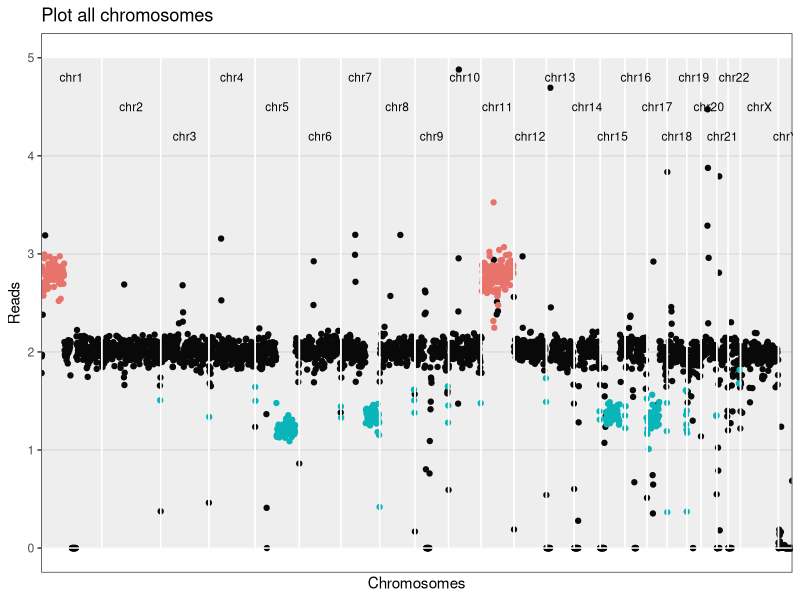
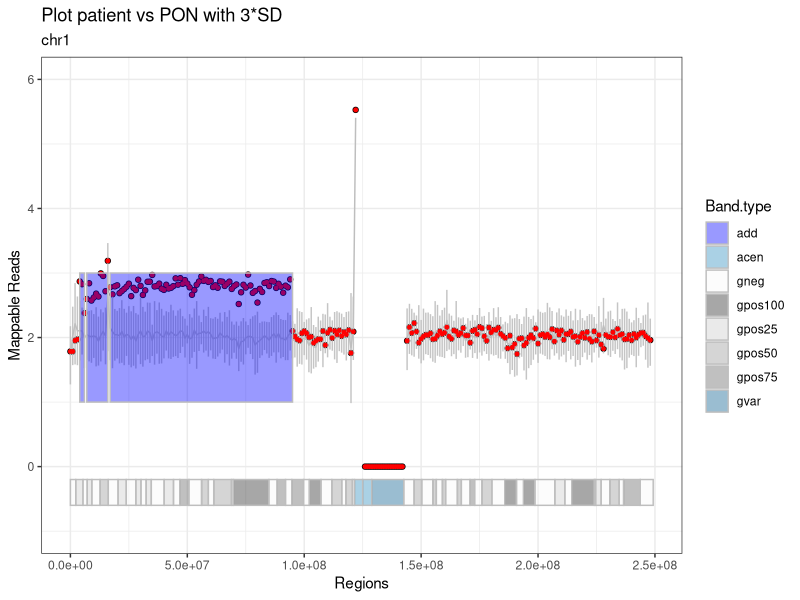
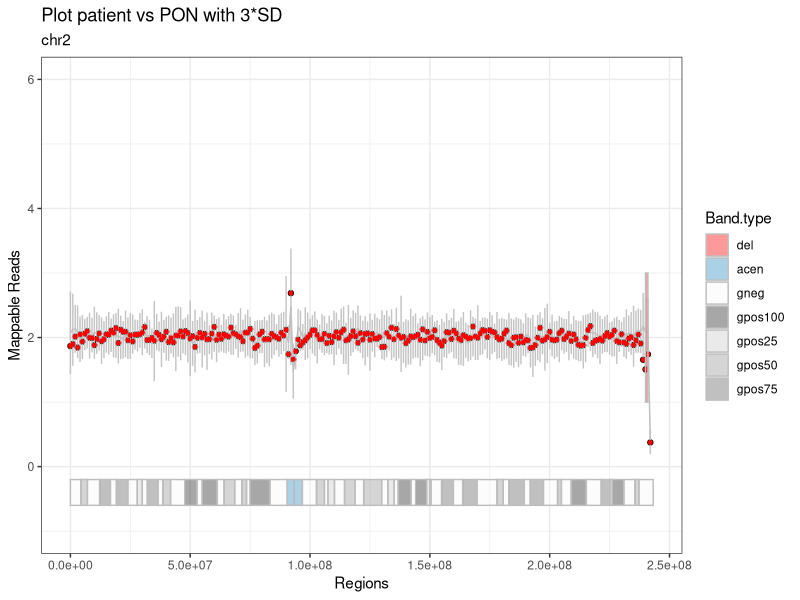
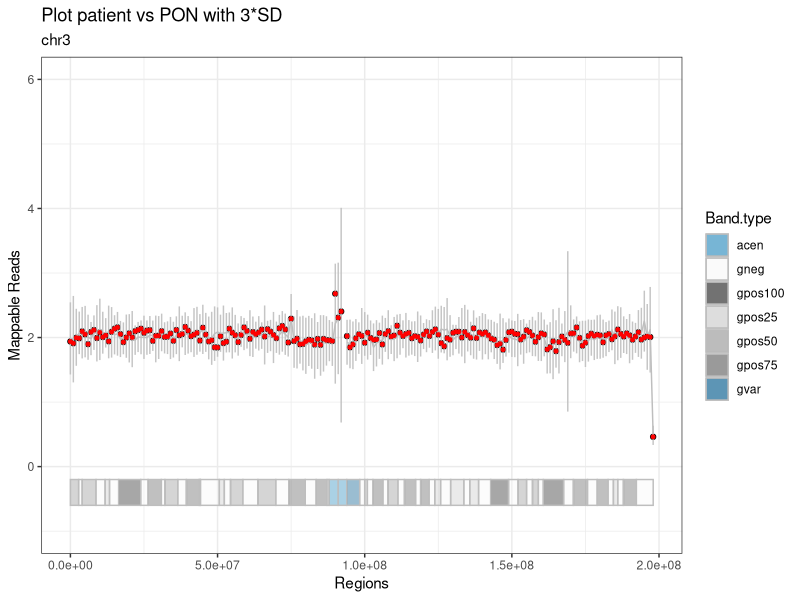
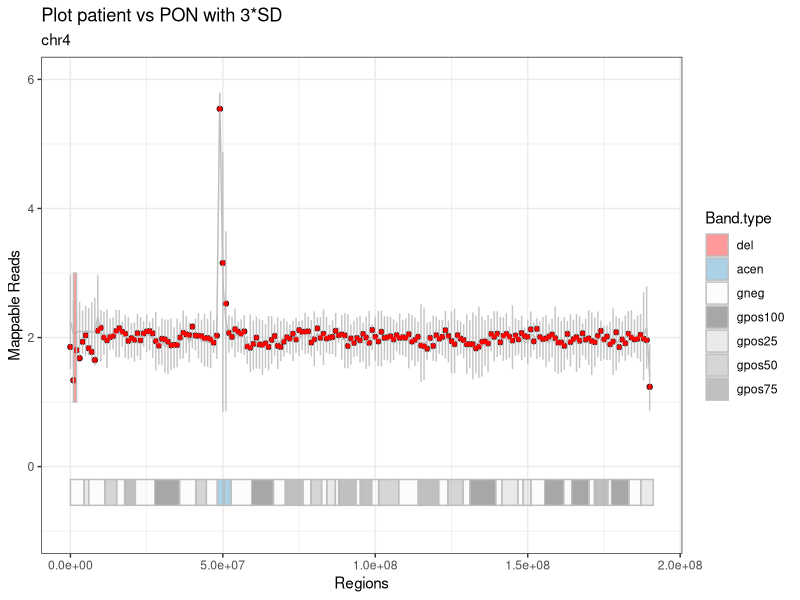
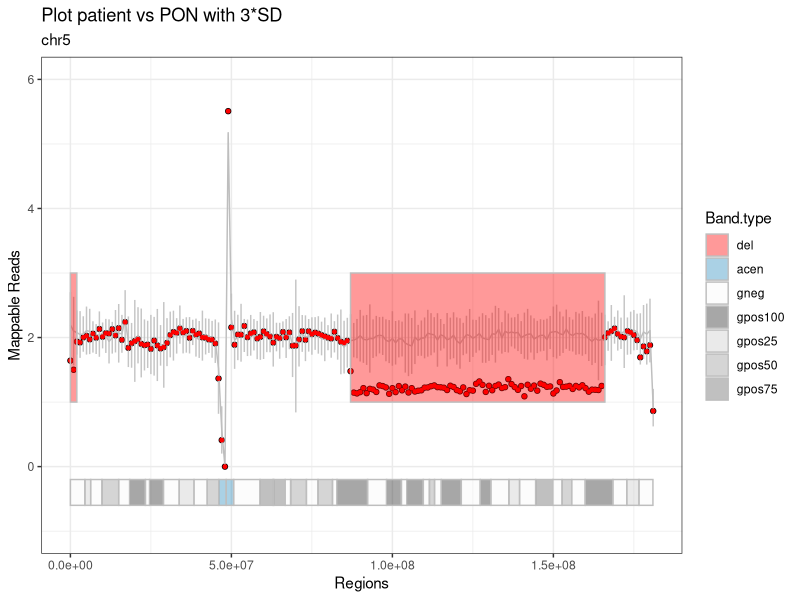
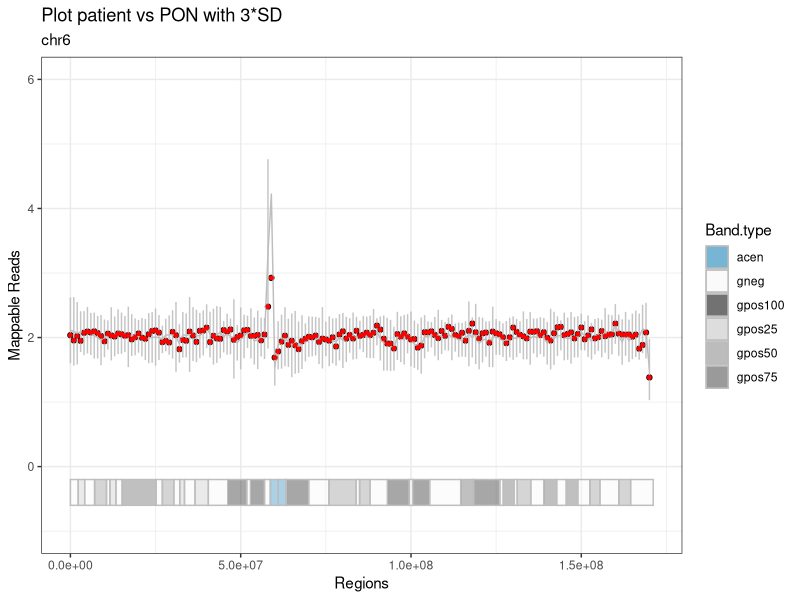
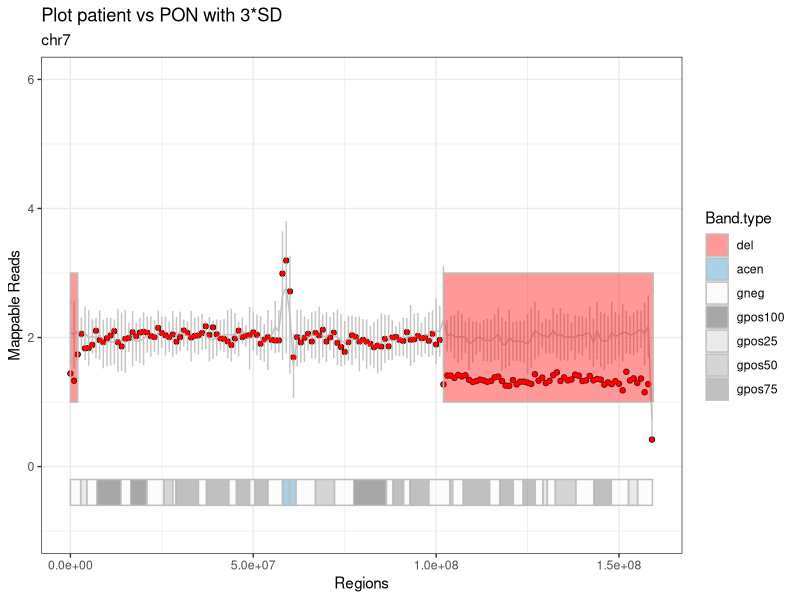

These charts were generated, in order, by the following R code:
## ---- chunk 1
knitr::opts_knit$set(root.dir = "/media/vera/big_data/coriandR/output/119706.median")
knitr::opts_chunk$set(warning = FALSE, message = FALSE) 
## ---- chunk 2
patient.data = read.table("patient.data.tsv", stringsAsFactors = F)
patient_name = patient.data[1, 2]
gender = as.character(patient.data[2, 2])
paste0("Patient ", patient_name)
## ---- chunk 3

# librarys
library(ggplot2)
library(knitr)


###################################################################################################
# VORBEREITEN
###################################################################################################

# SCHRITT 1
# Daten einlesen: Patient, PON, Giemsa-Bands, alle Gene und eine Auswahl der relevanten.

patient = read.table("patient.fc.tsv", header=TRUE, row.names = 1, stringsAsFactors = F) 
bin_data = read.table("pon.tsv", header=TRUE, row.names = 1, stringsAsFactors = F)
bin_data$Start = as.integer(bin_data$Start)
bin_data$End = as.integer(bin_data$End)
# pon wurde bereits erzuegt, normalisiert und mit den statistischenwerten versehen!

cytobands = read.table("../../tables/cytobands.tsv", header=TRUE, row.names = 1, stringsAsFactors = F)
# die farben sind bereits enthalten!
cancer_genes = read.table("../../tables/cancer.driver.genes_unique.and.goi.aml.csv", header=TRUE, sep = "\t",
                          stringsAsFactors = F)
all_genes = read.table("../../tables/all_genes.tsv", header=TRUE, row.names = 1, stringsAsFactors = F)
all_genes$start = as.integer(all_genes$start)
all_genes$end = as.integer(all_genes$end)

## ---- chunk 4
stats = read.table("mapping.stats.tsv", stringsAsFactors = F)
stats[nrow(stats) +1, ] = list(as.character("unique_mapped_reads"), sum(patient[ , 6]))
stats[nrow(stats) +1, ] = list(as.character("patient ID"), patient_name)
stats[nrow(stats) +1, ] = list(as.character("gender"), gender)

library(knitr)
kable(stats, digits = 0, col.names = NULL, align = "l")
## ---- chunk 5

# SCHRITT 2
# PON an das Geschlecht des Patienten anpassen
pon.gender.adjust = function(pon, gender) {
  if (gender == "M") {
    chrn = "chrX"
    pon.copy = pon[pon$Chr == "chrX_M", ]
    pon.copy$Chr = chrn
    pon = rbind(pon, pon.copy)
    
    chrn = "chrY"
    pon.copy = pon[pon$Chr == "chrY_M", ]
    pon.copy$Chr = chrn
    pon = rbind(pon, pon.copy)
    
    pon = pon[!(pon$Chr == "chrX_F" | pon$Chr == "chrY_F" | pon$Chr == "chrX_M" | pon$Chr == "chrY_M"), ]
  }
  
  else {
    chrn = "chrX"
    pon.copy = pon[pon$Chr == "chrX_F", ]
    pon.copy$Chr = chrn
    pon = rbind(pon, pon.copy)
    
    chrn = "chrY"
    pon.copy = pon[pon$Chr == "chrY_F", ]
    pon.copy$Chr = chrn
    pon = rbind(pon, pon.copy)
    
    pon = pon[!(pon$Chr == "chrX_F" | pon$Chr == "chrY_F" | pon$Chr == "chrX_M" | pon$Chr == "chrY_M"), ]
  }
}


# SCHRITT 3
# Die Patientendaten normalisieren
patient_normalization = function(patient, column_number) {
  # patient = tabelle der patienten
  # column_number = nummer der spalte mit deb patienten-bins
  # (bei einem patienten -> 6) 
  patient_norm <- patient[ , 1:5]
  #patient_norm$pat_bins <- patient[ , column_number] / sum(patient[ , column_number]) * (patient[1, 3] - patient[1, 2] + 1)
  patient_norm$pat_bins <- patient[ , column_number] / median(patient[ , column_number]) *2
  # eine neue tabelle mit den allgemeinen daten und den normalisierten patienten-bins
  # normalisierung basiert auf der automatischen erkennung der bin-laenge (differenz end und start der 1. bin)
  # ist also dynamisch
  return(patient_norm)
}

# SCHRITT 4
# Den Patienten als eine neue Spalte zu der PON-Tabelle hinzufügen
unite.data = function(pon, patient) {
  pon$patient = patient$pat_bins
  return(pon)
}

###################################################################################################
# RECHNEN
###################################################################################################

# SCHRITT 5
#Del/amp Bins detektieren
aberration.bins.identifier = function(bin_data, sd_factor) {
  bin_data$aberration = with(bin_data, factor(ifelse(patient < mean - sd_factor * sd, 'del', ifelse(patient > mean + sd_factor * sd, 'add', 'normal')), levels = c('normal', 'add', 'del')))
  return(bin_data)
}


# SCHRITT 6
# Abweichende Bins werden zu ganzen Regionen mit einer gemeinsamen Richtung
# (amplifiziert oder deletiert) zusammengefasst
# und in eine Tabelle hereingeschrieben
region_bring_together = function(bin_data, sd_factor) {
  # die funktion schaut alle chromosome (inkl. geschlechterchr) nach den over/under regionen durch
  # und gibt diese mit den start-/endpunkten in einer tabelle wieder
  regions = data.frame(Chr=character(), Start=integer(), End=integer(), Start.i=integer(), 
                        End.i=integer(), Direction=integer(), stringsAsFactors = F)
  last_chr = 'NULL'
  last_direction = 0 # 0 for normal, -1 for del, +1 for amp
  region_start = 0
  for (i in 1:nrow(bin_data)) {
    if(bin_data$Chr[i] != last_chr) {
      if(last_chr != 'NULL' & last_direction != 0) {
        regions[nrow(regions) + 1, ] = list(as.character(last_chr), bin_data$Start[region_start], 
                                            bin_data$End[i-1], region_start, i, last_direction)
        #eine region wird zugemacht, falls am ende eines chromosoms eine region noch offen war
      }
      last_direction = 0
      region_start = 0
      last_chr = bin_data$Chr[i]
    }

    direction = 0
    if(!is.na(bin_data$patient[i]) & (bin_data$patient[i] < bin_data$mean[i] - sd_factor * bin_data$sd[i])) {
      direction = -1
    } else if(!is.na(bin_data$patient[i]) & (bin_data$patient[i] > 
                                             bin_data$mean[i] + sd_factor * bin_data$sd[i])) {
      direction = +1
    }
    if (direction == last_direction) {
      next()
    }
    if (direction > last_direction) {
      if (last_direction == 0) {
        region_start = i
        # neue del oder amp region wird aufgemacht
      }
      else if (last_direction == -1) {
        regions[nrow(regions) + 1, ] = list(as.character(bin_data$Chr[i]), bin_data$Start[region_start], 
                                            bin_data$End[i-1], region_start, i-1, last_direction)
        # alte del region wird zugemacht
        if (direction == 1) {
          region_start = i
          # neue amp region wird aufgemacht
        }
      }
    } 
    else if (direction < last_direction) {
      if (last_direction == 0) {
        region_start = i
        # neue del region wird aufgemacht
      }
      else if (last_direction == 1) {
        regions[nrow(regions) + 1, ] = list(as.character(bin_data$Chr[i]), bin_data$Start[region_start], 
                                            bin_data$End[i-1], region_start, i-1, last_direction)
        # alte amp region wird zugemacht
        if (direction == -1) {
          region_start = i
          # neue del region wird aufgemacht
        }
      }
    }
    last_direction = direction
  }
  if(last_direction != 0) {
    regions[nrow(regions) + 1, ] = list(as.character(bin_data$Chr[i]), bin_data$Start[region_start], 
                                        bin_data$End[i-1], region_start, i, last_direction)
    #eine region wird zugemacht, falls bei dem allerletzten chromosom eine region noch offen war
  }
  return(regions)
}

###################################################################################################
# REPORTEN
###################################################################################################

# SCHRITT 7
# Die Regionen werden zu größeren Regionen zusammengefasst, deren Werte gegen die
# Werte des PONs an der gleichen Stelle geprüft werden
# Momentan noch 3*SD-Statistik.
region_merge = function(bin_data, regions, sd_factor) {
  regions_merged = data.frame(Chr=character(), Start=integer(), End=integer(), Start.i=integer(), 
                               End.i=integer(), Direction=factor(levels=c('add', 'del')),
                               stringsAsFactors = F)
  
  if(nrow(regions) < 1) return(regions_merged)
  
  regions_merged[1,] = list(as.character(regions$Chr[1]), 
                            regions$Start[1], 
                            regions$End[1],
                            regions$Start.i[1],
                            regions$End.i[1],
                            ifelse(regions$Direction[1]==1, 'add', 'del'))
  m = 1 #der zaehler in der tabelle "regions_merged"
  mean_region = 0
  mean_pon = 0
  sd_pon = 0
  
  for (r in 2:nrow(regions)) {
    if (regions_merged$Chr[m] != regions$Chr[r] | regions_merged$Direction[m] != regions$Direction[r]) {
      # mergen nur, wenn auf dem selben chr.
      regions_merged[nrow(regions_merged) + 1, ] = list(Chr=as.character(regions$Chr[r]), 
                                                        Start=regions$Start[r], 
                                                        End=regions$End[r],
                                                        Start.i=regions$Start.i[r],
                                                        End.i=regions$End.i[r],
                                                        Direction=ifelse(regions$Direction[r]==1, 'add', 'del'))
      # die region auf einem neuen chr oder mit einer anderen richtung zu der neuen tabelle hinzufuegen
      m = nrow(regions_merged)
      # das ist die region, von der aus betrachtet wird
      next
    }
    bin_start = regions_merged$Start.i[m]
    bin_end = regions$End.i[r]
    
    mean_region = mean(c(bin_data$patient[bin_start]:bin_data$patient[bin_end]), na.rm = TRUE)
    mean_pon = mean(c(bin_data$mean[bin_start:bin_end]), na.rm = TRUE)
    #die mittelwerte der betroffenen bins inkl. "normale" chr.abschnitte bei dem patienten und pon
    sd_pon <- mean(bin_data$sd[bin_start:bin_end])
    
    if (mean_region > mean_pon + sd_factor*sd_pon | mean_region < mean_pon - sd_factor*sd_pon) {
      # wenn die mittelwerte der betroffenen bins immer noch signifikant hoch/runter sind -> mergen
      regions_merged[m, ] = list(as.character(regions$Chr[r]), 
                                 regions_merged$Start[m], 
                                 regions$End[r],
                                 bin_start,
                                 bin_end,
                                 ifelse(regions$Direction[r]==1, 'add', 'del'))
    } 
    else {
      regions_merged[nrow(regions_merged) + 1, ] = list(Chr=as.character(regions$Chr[r]), 
                                                        Start=regions$Start[r], 
                                                        End=regions$End[r],
                                                        Start.i=regions$Start.i[r],
                                                        End.i=regions$End.i[r],
                                                        Direction=ifelse(regions$Direction[r]==1, 'add', 'del'))
    }
    m <- nrow(regions_merged)
  }
  return(regions_merged)
}


# SCHRITT 8
# Hier werden abweichende Banden aus den Bins detektiert
# Herausforderungen dabei ist, dass die Bins und die Bands in verschiedenen Schritten laufen,
# so kann eine Bande 100.000 Schritte haben
bins2bands = function(bin_data, cytobands, sd_factor) {
  last_chr = 'NULL'
  direction = 0 # die richtung der abweichenden bande (over, under)
  
  bands = data.frame(Chr=character(), Name=character(), Start=integer(), End=integer(),
                     Sum.pat=integer(),
                     Sum.pon=integer(), Direction=integer(),
                     stringsAsFactors = F)
  
  for (c in 1:nrow(cytobands)) {
    # Selektieren der Zeilen mit benötigten Eigenschften
    # hier gibt es mehrere faelle, da die schritte der bind und banden nicht gleich sind
    # und mehrere bins in einer bande sein koennen
    # bzw. auch  kleine bands in einer bin
    
    # die bedingung, dass die chromosome der banden und das patienten
    # gleich sind, muss immer erfuellt sein
    
    sel = as.character(bin_data$Chr) == as.character(cytobands$Chr[c]) &
      # fall 1: die bin ist kleiner als die band
      ((bin_data$Start >= cytobands$Start[c] & bin_data$End <= cytobands$End[c]) |
         # fall 2: die bin ist zwischen 2 bands, liegt aber eher in der betrachteten bin,
         # weil das ende von der bin naeher zum ende der band liegt, als der
         # anfang zum anfang der naechsten
         # die 2. bedingung wurde eingebaut, um zu verhindern, dass die bins vor der aktuellen
         # band mitselektiert werden
         ((bin_data$Start < cytobands$End[c]) &
            (bin_data$End > cytobands$Start[c]) &
            ((cytobands$End[c] - bin_data$Start) >= (bin_data$End - cytobands$End[c]))) |
         # fall 3: die bin ist zwischen 2 bands, liegt aber eher in der
         # betrachteten bin
         # weil der anfang von der bin naeher zum anfang der band liegt, als das ende
         ((bin_data$Start < cytobands$Start[c]) &
            ((bin_data$End - cytobands$Start[c]) > (cytobands$Start[c] - bin_data$Start))))
    # fall 4: die band ist kleiner als die bin,
    # dann greift die bedingung 2 oder 3, je nach werten
    
    band.pat = bin_data[sel, "patient"]
    #band.pon = colSums((bin_data[sel, grep(".bam", colnames(bin_data))]), na.rm = TRUE)
    band.pon = colSums((bin_data[sel, grep("V", colnames(bin_data))]), na.rm = TRUE)
    sum_pat = sum(band.pat, na.rm = TRUE)
    # summe der werte der bins in dieser band fuer den patienten
    sum_pon = mean(band.pon, na.rm = TRUE)
    # mittelwert der summe der bins in dem pon
    sd_bands = sd(band.pon, na.rm = TRUE)
    # standartabweichung fur die bins in der band
    if (sum_pat > sum_pon + sd_factor*sd_bands) {
      direction = +1 # die bande ist amp
    }
    else if (sum_pat < sum_pon - sd_factor*sd_bands) {
      direction = -1 # die bande ist del
    }
    
    bands[nrow(bands) + 1, ] = list(as.character(cytobands$Chr[c]),
                                    as.character(cytobands$Name[c]),
                                    cytobands$Start[c],
                                    cytobands$End[c],
                                    sum_pat,
                                    sum_pon,
                                    direction)
    direction = 0
  }
  return(bands)
}


# SCHRITT 9
# Hier werden Banden zusammengefasst und fuer den Report vorbereitet
karyotype = function(bands) {
  suspected_bands = bands[bands$Direction != 0, ]
  
  # bands mergen, wie bei den regions, nur ohne statistische validierung
  suspected_bands$last_Name = suspected_bands$Name
  karyotype_to_report = suspected_bands[1, ]
  
  karyotype_to_report$Aberration = NA
  if(nrow(suspected_bands) < 1) return(karyotype_to_report)
  
  k = 1
  # der zaehler in der tabelle karyotype_to_report
  for (s in 2:nrow(suspected_bands)) {
    if (karyotype_to_report$Chr[k] == suspected_bands$Chr[s] &
        karyotype_to_report$Direction[k] == suspected_bands$Direction[s] &
        karyotype_to_report$End[k] == suspected_bands$Start[s]) {
      karyotype_to_report$last_Name[k] = suspected_bands$Name[s]
      karyotype_to_report$End[k] = suspected_bands$End[s]
      next
    }
    else {
      karyotype_to_report[nrow(karyotype_to_report) +1, ] = suspected_bands[s, ]
      # die bande auf einem neuen chr oder mit einer anderen richtung hinzufuegen
      k = nrow(karyotype_to_report)
      # das ist jetzt die bande, von der aus betrachtet wird
    }
  }
  
  for (a in 1:nrow(karyotype_to_report)) {
    karyotype_to_report[a, "Aberration"] = as.character(paste0(karyotype_to_report$Direction[a], "(",
                                                               suspected_bands$Chr[a], ")(",
                                                               suspected_bands$Name[a],
                                                               suspected_bands$last_Name[a], ")"))
  }
  
  karyotype_to_report$Aberration = as.character(paste0(ifelse(karyotype_to_report$Direction == 1, "add", "del"), "(",
                                                       sub("chr", "", karyotype_to_report$Chr),")(",
                                                       karyotype_to_report$Name,
                                                       karyotype_to_report$last_Name, ")"))
  return(karyotype_to_report)
}


# SCHRITT 10
# Die Gene, die in den abweichenden Banden liegen, werden detektiert
# und an eine Tabelle übergeben
genes_finder = function(bin_data, all_genes, cancer_genes, sd_factor) {
  suspected_bins <- data.frame(Chr=character(), Start=integer(), End=integer(), Bin=integer(),
                               Aberration=character(), stringsAsFactors = F)
  # Hier werden alle Bins gespeichert, die von pon_mean +/- 3*SD abweichen
  g=0
  for (g in 1:nrow(bin_data)) {
    if (!is.na(bin_data$patient[g]) &
        (bin_data$patient[g] < (bin_data$mean[g] - sd_factor * bin_data$sd[g]))) {
      suspected_bins[nrow(suspected_bins) + 1, ] = list(as.character(bin_data$Chr[g]), 
                                                        bin_data$Start[g], 
                                                        bin_data$End[g],
                                                        bin_data$patient[g],
                                                        as.character("del"))
    }
    
    else if (!is.na(bin_data$patient[g]) &
             (bin_data$patient[g] > (bin_data$mean[g] + sd_factor * bin_data$sd[g]))) {
      suspected_bins[nrow(suspected_bins) + 1, ] = list(as.character(bin_data$Chr[g]), 
                                                        bin_data$Start[g], 
                                                        bin_data$End[g],
                                                        bin_data$patient[g],
                                                        as.character("amp"))
    }
  }

  special_genes = all_genes[all_genes$symbol %in% cancer_genes$genes,]
  special_genes$aberration = 'norm'
  special_genes$found = 0
  
  for(i in 1:nrow(special_genes)) {
    bins = suspected_bins[suspected_bins$Chr == special_genes$chr[i] & (suspected_bins$Start <= special_genes$start[i] & special_genes$start[i] <= suspected_bins$End |
                                                                          suspected_bins$Start <= special_genes$end[i] & special_genes$end[i] <= suspected_bins$End),]
    if(nrow(bins) == 0) {next}
    special_genes$found[i] = 1
    if(all(bins$Aberration == 'amp')) {special_genes$aberration[i] = 'amp'}
    if(all(bins$Aberration == 'del')) {special_genes$aberration[i] = 'del'}
  }

  reported_genes = special_genes[special_genes$found == 1 & (special_genes$aberration == "amp" | special_genes$aberration == "del"), ]

  return(reported_genes)
}


# SCHRITT 11
# Diese Funktion soll die Plots generieren. Bestandteile des Plots zur Zeit sind:
# 1) Punkte aus den gemappten Patientendaten
# 2) Eine Linie fuer die PON-Daten
# 3) Errorbar fuer 3*SD der PON-Daten an dieser Stelle
# 4) Del/amp Regionen
# 5) Ein Ideogram zur besseren raemlichen Orientierung fuer die Kliniker


plot_bins_regions_ideogram <- function(bin_data, cytobands, region_merged,
                                       chrn, sd_factor) {

  x <- bin_data[bin_data$Chr == chrn, "Start"]
  y <- bin_data[bin_data$Chr == chrn, "patient"]
  plot_patient <- qplot(x, y, ylim=c(-1, 6)) +
                  geom_line(aes(x = bin_data[bin_data$Chr == chrn, "Start"],
                                y = bin_data[bin_data$Chr == chrn, "mean"]),
                                color = "gray", linetype = "solid") +
                  geom_errorbar(aes(x = bin_data[bin_data$Chr == chrn, "Start"],
                                    ymin = bin_data[bin_data$Chr == chrn, "mean"] - 
                                    sd_factor * bin_data[bin_data$Chr == chrn, "sd"], 
                                    ymax = bin_data[bin_data$Chr == chrn, "mean"] + 
                                    sd_factor * bin_data[bin_data$Chr == chrn, "sd"]),
                                width=0.1, color = "gray", alpha = 0.9, na.rm = TRUE) +
    # na.rm = TRUE bedeutet, dass die fehlenden Werte keine fehlermeldungen mehr verursachen
    
                  geom_point(aes(x = x, y = bin_data[bin_data$Chr == chrn, "patient"]),
                                 shape = 19, color = "red", size = 1) +
    #das eigentliche ideogram
                  geom_rect(data = cytobands[cytobands$Chr == chrn, ],
                            stat = "identity", position = "identity",
                    aes(NULL, NULL, xmin = Start, xmax = End, fill = Band.type),
                        ymin = -0.6, ymax = -0.2, color = "gray", size = 0.5, alpha = 0.4) +
                  scale_fill_manual(values=c("acen" = "#2b8cbe", "gneg" = "#f7f7f7",
                                             "gpos100" = "#252525", "gpos25" = "#cccccc",
                                             "gpos50" = "#969696", "gpos75" = "#636363",
                                             "gvar" = "#045a8d", "stalk" = "#be8c2b",
                                             "add" = "blue", "del" = "red")) +
    
    # die regione einzeichnen
                  geom_rect(data = region_merged[region_merged$Chr == chrn,],
                            aes(NULL, NULL, xmin = Start, xmax = End, fill = Direction),
                                ymin = 1,
                                ymax = 3,
                                color = "gray", size = 0.5, alpha = 0.4) +
    
                  theme_bw() +
                  labs(title = "Plot patient vs PON with 3*SD", subtitle = chrn,
                  x = "Regions", y = "Mappable Reads")
  print(plot_patient)
  return(plot_patient)
}


# SCHRITT 12
# Eine Schleife, um die Plots für alle Chromosomen zu erstellen
# und diese in einem neuen Ordner zu speichern
create.plots <- function(path.output, patient_name, bin_data, cytobands, region_merged, sd_factor) {
  
  setwd(path.output)
  dir.create(paste0("Patient.", patient_name))
  setwd(paste0("Patient.", patient_name))
  
  chrn= "chr0"
  for (chrn in unique(bin_data$Chr)) {
    plot_patient = plot_bins_regions_ideogram(bin_data, cytobands, region_merged,
                                              chrn, sd_factor)
    ggsave(filename = paste0("Plot.", chrn, ".png"))
  }
}


# SCHRITT 15
# Plot Uebersicht ueber alle Chromosomen nebeneinander
# Die Bins als Punkte, keine PON-Daten
# Patienten-Daten normalisiert auf 0
# Die Y-Achse geht von 1 bis -1
# Die amp/del Bins weichen nach obenm oder unten ab, sind farblich markiert
# Duenne graue Linien am Ende jedes Chromosoms
# Die X-Achse als die Koordinaten im ganzen Genom
# Unterhalb der X-Achse die Chromosomen-Nummern
# Eine Amplifikation hat mehr Gen-Kopien als Gain, diese Aufteilung (siehe Fig. 1 im iCHORcna Paper)
# sollte auch von uns beibehalten werden.
plot_genome_wide_cnv = function(bin_data) {
  # eine Tabelle mit den globalen Koordinaten fuer alle Chromosomen
  coordinates_genome_wide <- data.frame(Chr=character(), Start=integer(), End=integer(), Offset=integer(),
                                        stringsAsFactors = F)
  for (w in unique(bin_data$Chr)) {
    coordinates_genome_wide[nrow(coordinates_genome_wide) + 1, ] = list(as.character(w),
                                                                        0,
                                                                        0,
                                                                        0)
  }

  # die Koordinaten fuer die Enden setzen
  coordinates_genome_wide[ , "End"] = sapply(coordinates_genome_wide$Chr, function (c) max(bin_data[bin_data$Chr == c, "End"]))
  # die versetzten Koordinaten setzen - so entstehen globale Koordinaten
  # coordinates_genome_wide[ , 4] = cumsum(1:(nrow(coordinates_genome_wide)-1))
  coordinates_genome_wide[ , "Offset"] = cumsum(as.numeric(coordinates_genome_wide[ , "End"]))
  coordinates_genome_wide[ , "Offset"] = c(0, coordinates_genome_wide[(1:nrow(coordinates_genome_wide)-1), "Offset"])
  coordinates_genome_wide[ , "global_End"] = cumsum(as.numeric(coordinates_genome_wide[ , "End"]))
  
  for (z in 1:nrow(coordinates_genome_wide)) {
    coordinates_genome_wide[z, "median"] = (coordinates_genome_wide[z, "Offset"] + coordinates_genome_wide[z, "global_End"])/2
  }
  
  bin_data$Offset = sapply(bin_data$Chr, function(c) coordinates_genome_wide$Offset[coordinates_genome_wide$Chr == c])
  bin_data$global_Start = bin_data$Start+bin_data$Offset
  # die koordinaten fuer die bins sind damit festgelegt, die vorbereitung ist abgeschlossen

  # plotten!
  
  #bin_data$pat_norm <- (bin_data[ , "patient"]/ median(bin_data[ , "patient"]))*2
  # muessen wir hier nochmals normalisieren? ich glaube, nicht.
  plot_all_chromosomes <- qplot(global_Start, patient, 
                                data = bin_data[bin_data$aberration == "normal", ], ylim=c(0, 5)) +
    geom_point(data = bin_data[bin_data$aberration == "add", ], 
               aes(x = bin_data[bin_data$aberration == "add", "global_Start"], 
                   y = bin_data[bin_data$aberration == "add", "patient"], color = "blue")) +
    geom_point(data = bin_data[bin_data$aberration == "del", ], 
               aes(x = bin_data[bin_data$aberration == "del", "global_Start"], 
                   y = bin_data[bin_data$aberration == "del", "patient"], color = "orange")) +
    geom_rect(data = coordinates_genome_wide,
              aes(NULL, NULL, xmin = Offset, xmax = global_End,
                  ymin = 0,
                  ymax = 5),
              color = "white", size = 0.5, alpha = 0.1) +
    geom_text(data = coordinates_genome_wide,
              aes(x = median, y = c(4.8, 4.5, 4.2, 4.8, 4.5, 4.2, 4.8, 4.5, 4.2, 4.8, 4.5, 4.2, 4.8, 4.5, 4.2, 4.8, 4.5, 4.2, 4.8, 4.5, 4.2, 4.8, 4.5, 4.2) , label = Chr), size = 3) +
    theme_bw() +
    theme(panel.grid.minor=element_blank(), axis.text.x = element_blank(), legend.position="none") +
    scale_x_discrete(breaks = coordinates_genome_wide[ , "Offset"],
                     labels = coordinates_genome_wide[ , "Chr"]) +
    labs(title = "Plot all chromosomes", x = "Chromosomes", y = "Reads")
  return(plot_all_chromosomes)
}
## ---- chunk 6
bin_data = pon.gender.adjust(bin_data, gender)
patient = patient_normalization(patient, 6)
bin_data = unite.data(bin_data, patient)
sd_factor = 3
bin_data = aberration.bins.identifier(bin_data, sd_factor)

regions = region_bring_together(bin_data, sd_factor)
region_merged = region_merge(bin_data, regions, sd_factor)

bands = bins2bands(bin_data, cytobands, sd_factor)
karyotype_to_report = karyotype(bands)

reported_genes = genes_finder(bin_data, all_genes, cancer_genes, sd_factor)

# create.plots(path.output, patient_name, bin_data, cytobands, region_merged, sd_factor)
plot_all_chromosomes = plot_genome_wide_cnv(bin_data)
## ---- chunk 7
kable(karyotype_to_report$Aberration, col.names = NULL, align = "l", "html")

## ---- chunk 8
kable(reported_genes[ , 1:6], align = "l")
## ---- chunk 9
plot_all_chromosomes
## ---- chunk 10

chrn= "chr0"
  for (chrn in unique(patient$Chr)) {
    plot_patient = plot_bins_regions_ideogram(bin_data, cytobands, region_merged,
                                              chrn, sd_factor)
  }
